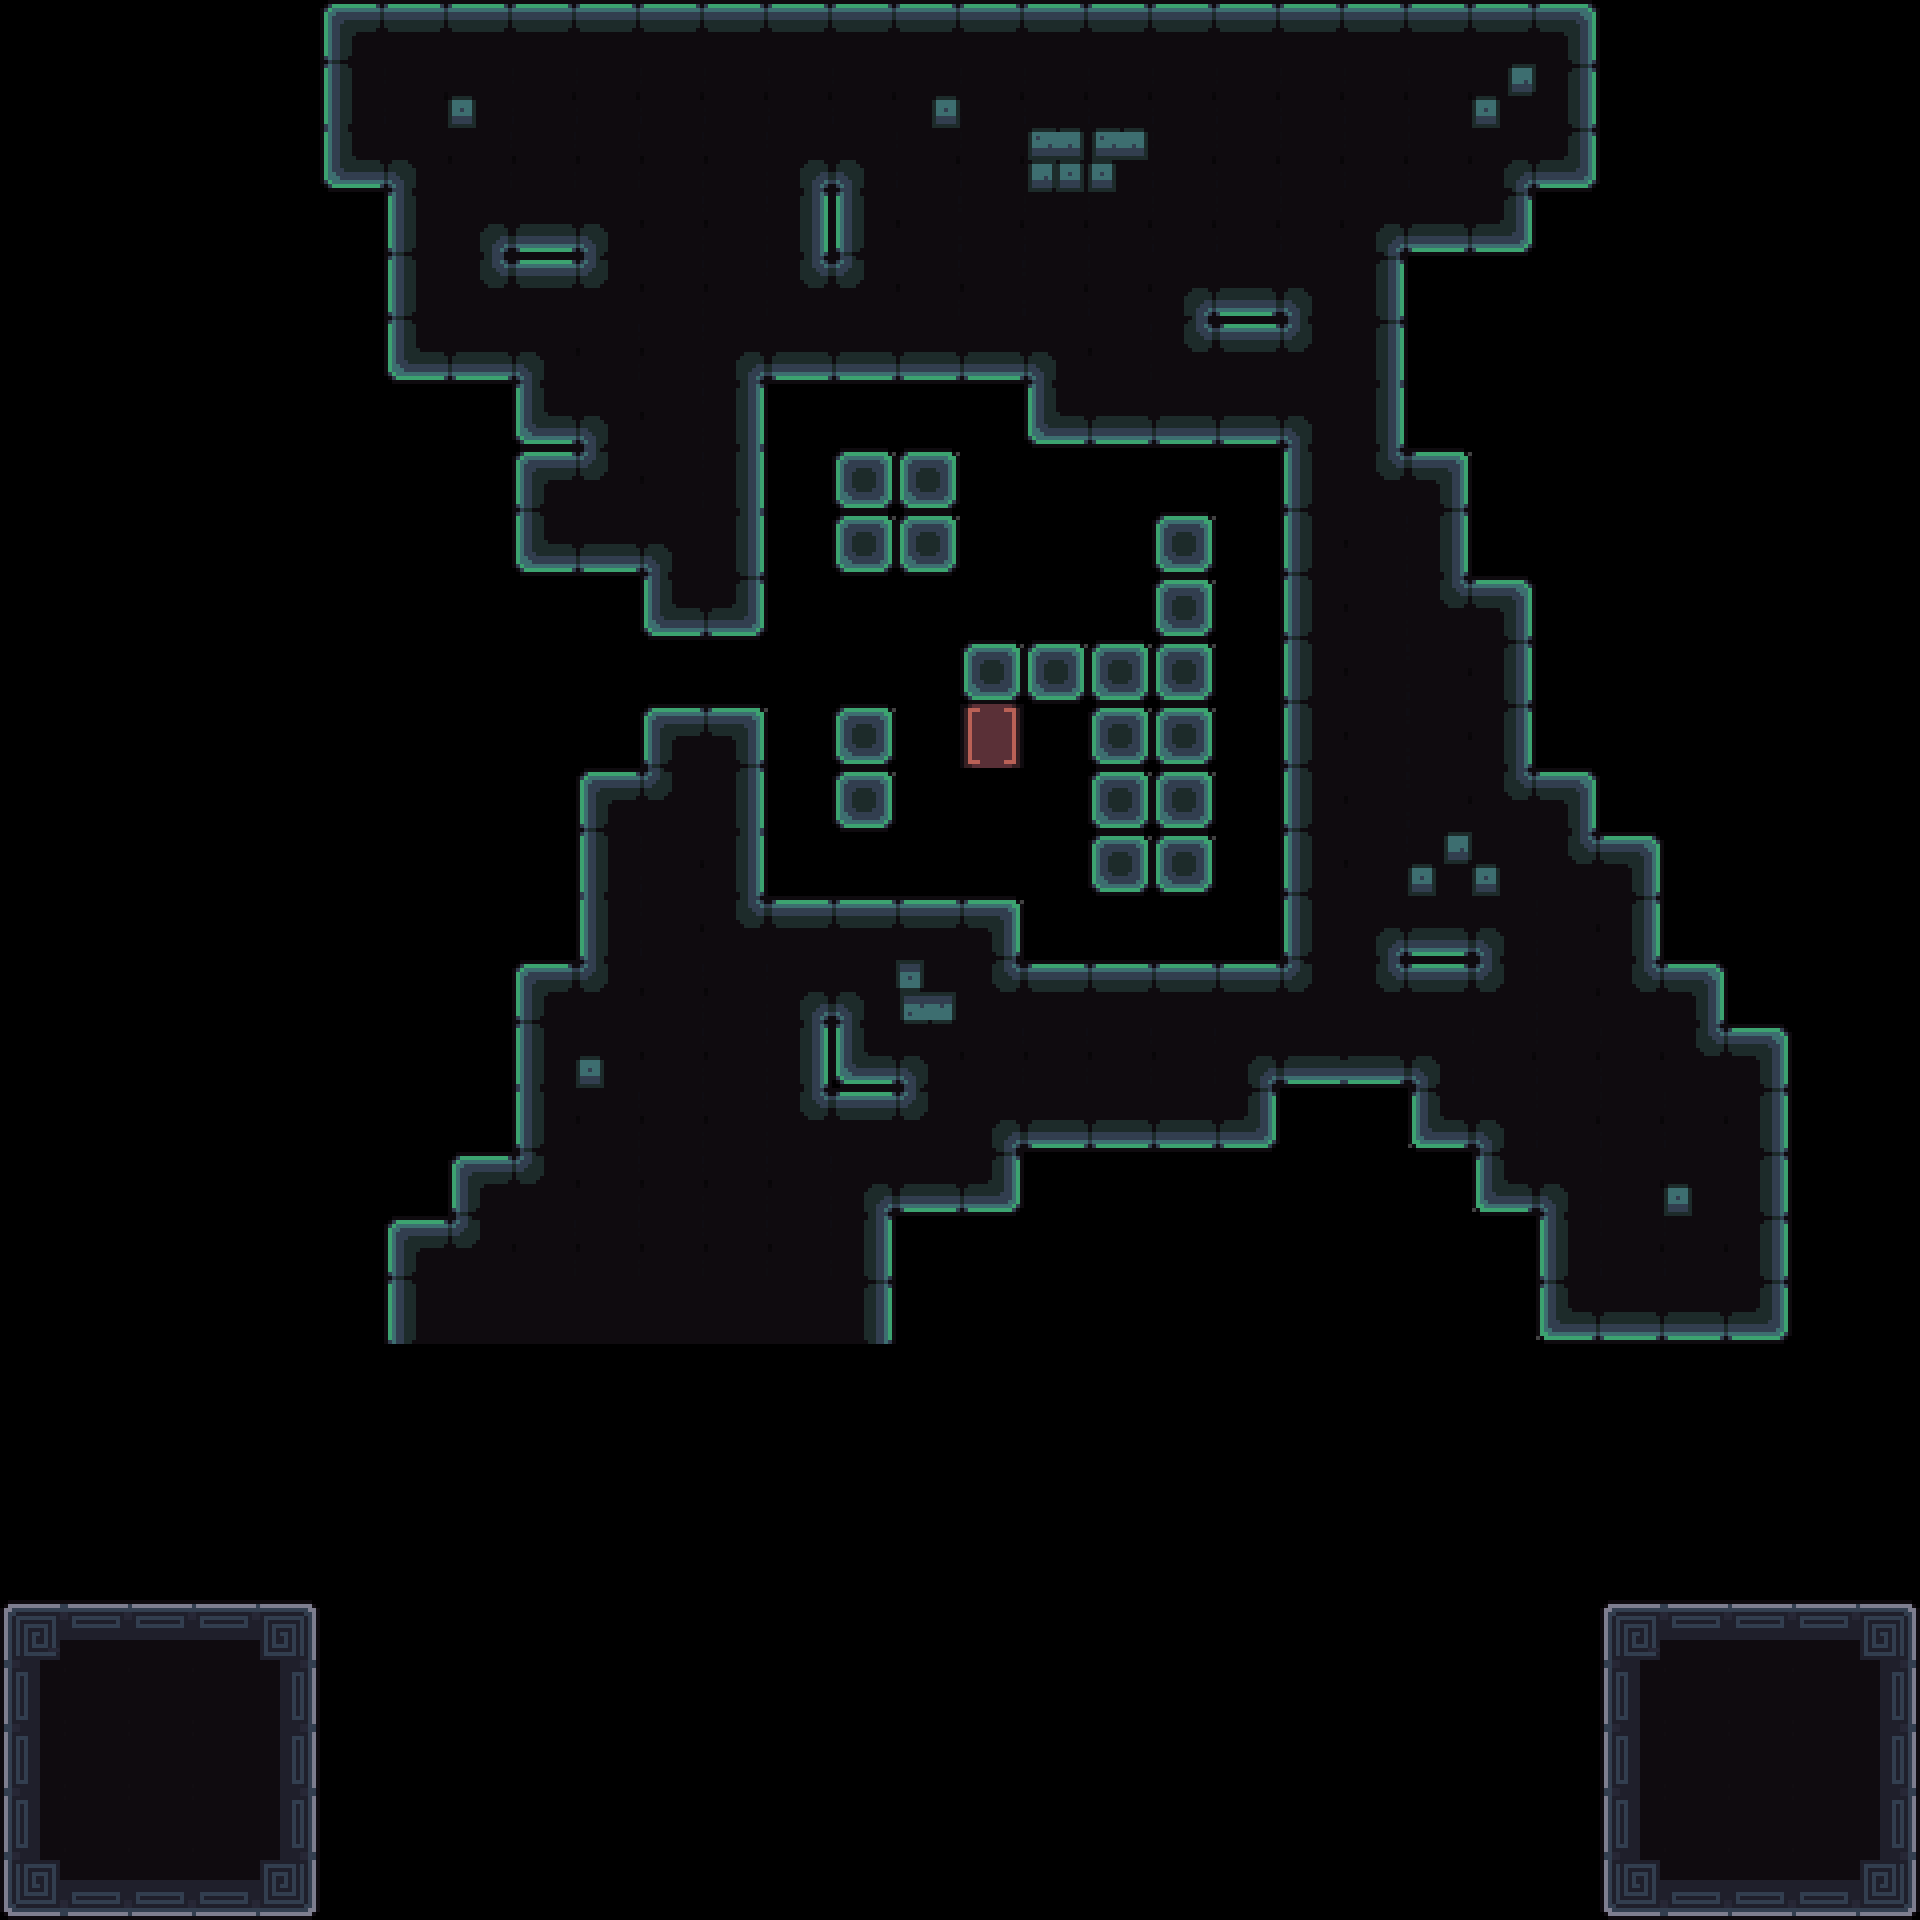

Below is a game level as drawn by its tile map, then a one-line description and the .tmx that defines it (tile-layer data replaced by summaries):
An orthogonal 30x30 tile map with 64x64 px tiles, 3 tile layers (Decoration, Main, Exit), 1 hidden layer not drawn and 41 objects (31x Box, 3x Spike, 2x 1, Camera1, Camera2, ...).

<map version="1.10" tiledversion="1.11.2" orientation="orthogonal" renderorder="right-down" width="30" height="30" tilewidth="64" tileheight="64" infinite="0" nextlayerid="8" nextobjectid="187">
 <tileset firstgid="1" source="../tilesets/tileset_d.tsx" />
 <objectgroup id="4" name="Triggers" visible="0">
  <object id="23" name="Camera1" x="960" y="672">
   <point />
  </object>
  <object id="24" name="Camera2" x="704" y="480">
   <point />
  </object>
  <object id="28" name="Win" x="0" y="64" width="1920" height="1216" />
  <object id="29" name="Unactive" x="0" y="1600" width="320" height="320" />
  <object id="120" name="Data" type="1" x="0" y="0" width="63.6932" height="63.6932">
   <properties>
    <property name="bg" value="green" />
    <property name="level_number" type="int" value="26" />
    <property name="level_unlock" value="10, 12, 15, 27" />
   </properties>
  </object>
 </objectgroup>
 <layer id="3" name="Decoration" width="30" height="30">
  <data>[900 cells, 1 non-empty, 1 distinct tile ids]</data>
 </layer>
 <layer id="7" name="Main" width="30" height="30">
  <data>[900 cells, 305 non-empty, 27 distinct tile ids]</data>
 </layer>
 <layer id="6" name="Exit" width="30" height="30">
  <data>[900 cells, 38 non-empty, 8 distinct tile ids]</data>
 </layer>
 <objectgroup id="2" name="Entities">
  <object id="106" name="Player0" type="1" x="640" y="640" width="63.6932" height="63.6932" />
  <object id="164" name="Box" x="1216" y="640" width="62.4743" height="62.4743" />
  <object id="137" name="Box" x="1024" y="832" width="62.4743" height="62.4743" />
  <object id="175" name="Box" x="1024" y="896" width="62.4743" height="62.4743" />
  <object id="176" name="Box" x="1088" y="896" width="62.4743" height="62.4743" />
  <object id="177" name="Box" x="1152" y="896" width="62.4743" height="62.4743" />
  <object id="178" name="Box" x="1216" y="896" width="62.4743" height="62.4743" />
  <object id="138" name="Box" x="832" y="384" width="62.4743" height="62.4743" />
  <object id="183" name="Box" x="896" y="384" width="62.4743" height="62.4743" />
  <object id="184" name="Box" x="960" y="384" width="62.4743" height="62.4743" />
  <object id="125" name="Box" x="896" y="832" width="62.4743" height="62.4743" />
  <object id="179" name="Box" x="832" y="832" width="62.4743" height="62.4743" />
  <object id="158" name="Box" x="1152" y="448" width="62.4743" height="62.4743" />
  <object id="127" name="Box" x="960" y="832" width="62.4743" height="62.4743" />
  <object id="181" name="Box" x="960" y="448" width="62.4743" height="62.4743" />
  <object id="182" name="Box" x="1024" y="448" width="62.4743" height="62.4743" />
  <object id="142" name="Box" x="768" y="384" width="62.4743" height="62.4743" />
  <object id="146" name="Box" x="768" y="768" width="62.4743" height="62.4743" />
  <object id="155" name="Box" x="768" y="832" width="62.4743" height="62.4743" />
  <object id="150" name="Box" x="768" y="512" width="62.4743" height="62.4743" />
  <object id="147" name="Box" x="768" y="704" width="62.4743" height="62.4743" />
  <object id="151" name="Box" x="768" y="448" width="62.4743" height="62.4743" />
  <object id="148" name="Box" x="768" y="640" width="62.4743" height="62.4743" />
  <object id="149" name="Box" x="768" y="576" width="62.4743" height="62.4743" />
  <object id="141" name="Box" x="1088" y="448" width="62.4743" height="62.4743" />
  <object id="170" name="Box" x="1216" y="448" width="62.4743" height="62.4743" />
  <object id="166" name="Box" x="1024" y="576" width="62.4743" height="62.4743" />
  <object id="167" name="Box" x="1216" y="832" width="62.4743" height="62.4743" />
  <object id="171" name="Box" x="1216" y="704" width="62.4743" height="62.4743" />
  <object id="173" name="Box" x="1216" y="512" width="62.4743" height="62.4743" />
  <object id="174" name="Box" x="1216" y="576" width="62.4743" height="62.4743" />
  <object id="172" name="Box" x="1216" y="768" width="62.4743" height="62.4743" />
  <object id="113" name="Battery" x="960" y="704" width="63.6932" height="63.6932" />
  <object id="123" name="Spike" x="576" y="704" width="63.5" height="63.5" />
  <object id="186" name="Spike" x="576" y="576" width="63.5" height="63.5" />
  <object id="110" name="Spike" x="512" y="640" width="63.5" height="63.5" />
 </objectgroup>
 <layer id="1" name="Border" width="30" height="30" visible="0">
  <data>[900 cells, 106 non-empty, 1 distinct tile ids]</data>
 </layer>
</map>
